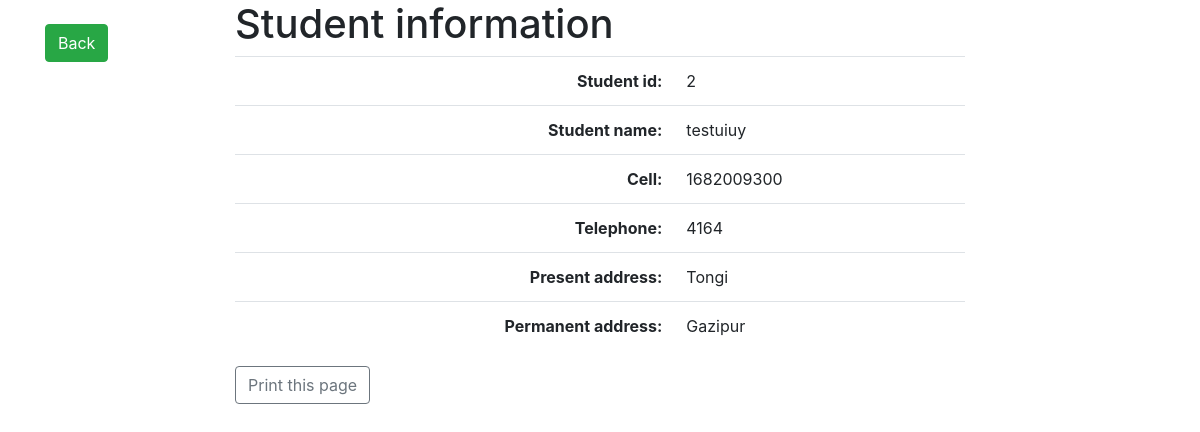
/contact_information_indiView.php?Stu_id=2, run on the app's committed database.
### tables this page shows
CREATE TABLE `contact_information` (
  `Stu_id` int(15) NOT NULL,
  `Student_name` varchar(30) NOT NULL,
  `Cell` int(15) NOT NULL,
  `Telephone` int(15) NOT NULL,
  `Present_address` varchar(50) NOT NULL,
  `Permanent_address` varchar(50) NOT NULL
);

### contact_information_indiView.php (the view, shortened to what this page needs)
<?php
$Stu_id=$_GET['Stu_id'];
$con = mysqli_connect('localhost','root','','fdg_database');
$sql="SELECT * FROM contact_information WHERE Stu_id=$Stu_id";
$query=mysqli_query($con, $sql);
$contact_information=mysqli_fetch_assoc($query);
?>
<!doctype html>
<html lang="en">
<head>
    <link rel="stylesheet" href="https://stackpath.bootstrapcdn.com/bootstrap/4.1.3/css/bootstrap.min.css">
</head>
<body>
    <div class="container">
        <div class="row clearfix">
            <div class="col-md-2">
                <br>
                <a href="contact_information_view.php" class="btn btn-success">Back</a>
            </div>
            <div class="col-md-8">
                <h1>Student information</h1>
                <table class="table">
                    <tr>
                        <th class="text-right">Student id:</th>
                        <td>
                            <?php echo $contact_information['Stu_id'];?>
                        </td>
                    </tr>
                    <tr>
                        <th class="text-right">Student name:</th>
                        <td>
                            <?php echo $contact_information['Student_name'];?>
                        </td>
                    </tr>
                    <tr>
                        <th class="text-right">Cell:</th>
                        <td>
                            <?php echo $contact_information['Cell'];?>
                        </td>
                    </tr>
                    <tr>
                        <th class="text-right">Telephone:</th>
                        <td>
                            <?php echo $contact_information['Telephone'];?>
                        </td>
                    </tr>
                    <tr>
                        <th class="text-right">Present address:</th>
                        <td>
                            <?php echo $contact_information['Present_address'];?>
                        </td>
                    </tr>
                    <tr>
                        <th class="text-right">Permanent address:</th>
                        <td>
                            <?php echo $contact_information['Permanent_address'];?>
                        </td>
                    </tr>
                </table>
                <button class="btn btn-outline-secondary" onclick="myFunction()">Print this page</button>
            </div>
        </div>
    </div>
</body>
</html>

### data on the page
contact_information: Stu_id "2", Student_name "testuiuy", Cell "1682009300", Telephone "4164", Present_address "Tongi", Permanent_address "Gazipur"
